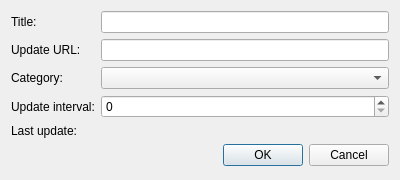
<?xml version="1.0" encoding="UTF-8"?>
<ui version="4.0">
 <class>Meerkat::ContentBlockingProfileDialog</class>
 <widget class="QDialog" name="Meerkat::ContentBlockingProfileDialog">
  <property name="geometry">
   <rect>
    <x>0</x>
    <y>0</y>
    <width>400</width>
    <height>180</height>
   </rect>
  </property>
  <property name="windowTitle">
   <string>Profile Settings</string>
  </property>
  <layout class="QFormLayout" name="formLayout">
   <item row="0" column="0">
    <widget class="QLabel" name="titleLabel">
     <property name="text">
      <string>Title:</string>
     </property>
    </widget>
   </item>
   <item row="0" column="1">
    <widget class="QLineEdit" name="titleEdit"/>
   </item>
   <item row="1" column="0">
    <widget class="QLabel" name="updateUrlLabel">
     <property name="text">
      <string>Update URL:</string>
     </property>
    </widget>
   </item>
   <item row="1" column="1">
    <widget class="QLineEdit" name="updateUrlEdit"/>
   </item>
   <item row="3" column="0">
    <widget class="QLabel" name="updateIntervalLabel">
     <property name="text">
      <string>Update interval:</string>
     </property>
    </widget>
   </item>
   <item row="3" column="1">
    <widget class="QSpinBox" name="updateIntervalSpinBox"/>
   </item>
   <item row="4" column="0">
    <widget class="QLabel" name="lastUpdateLabel">
     <property name="text">
      <string>Last update:</string>
     </property>
    </widget>
   </item>
   <item row="4" column="1">
    <widget class="Meerkat::TextLabelWidget" name="lastUpdateTextLabel" native="true">
     <property name="enabled">
      <bool>false</bool>
     </property>
    </widget>
   </item>
   <item row="6" column="0" colspan="2">
    <widget class="QDialogButtonBox" name="confirmButtonBox">
     <property name="orientation">
      <enum>Qt::Horizontal</enum>
     </property>
     <property name="standardButtons">
      <set>QDialogButtonBox::Cancel|QDialogButtonBox::Ok</set>
     </property>
    </widget>
   </item>
   <item row="2" column="0">
    <widget class="QLabel" name="categoryLabel">
     <property name="text">
      <string>Category:</string>
     </property>
    </widget>
   </item>
   <item row="2" column="1">
    <widget class="QComboBox" name="categoryComboBox">
     <property name="sizePolicy">
      <sizepolicy hsizetype="Preferred" vsizetype="Fixed">
       <horstretch>0</horstretch>
       <verstretch>0</verstretch>
      </sizepolicy>
     </property>
    </widget>
   </item>
  </layout>
 </widget>
 <customwidgets>
  <customwidget>
   <class>Meerkat::TextLabelWidget</class>
   <extends>QWidget</extends>
   <header>src/ui/TextLabelWidget.h</header>
  </customwidget>
 </customwidgets>
 <resources/>
 <connections/>
</ui>
